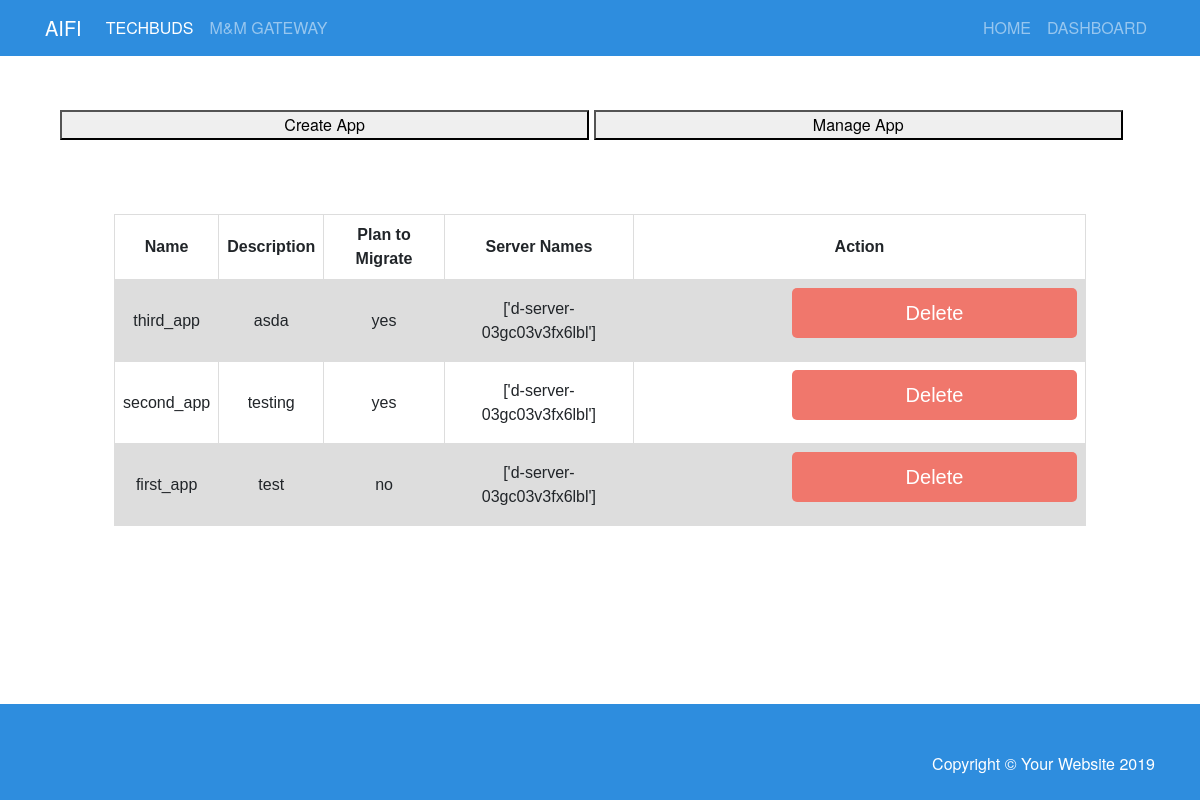
Screenshot of /aws/manageapp/ with the database file from the repository.
### aws/models.py (models this page shows, shortened)
class AppsDescription(db.Model):
    aws_response = aws_list_conf_api_call()
    server_response = aws_server_list_conf()
    SERVER_CHOICES = []
    for i in server_response:
        SERVER_CHOICES.append(('{lower}'.format(lower=i), '{upper}'.format(upper=i)), )
    CHOICES = [("yes", "YES"),
               ("no", "NO")]
    OPTIONS = list()
    for apps in aws_response:
        OPTIONS.append(('{name1}'.format(name1=apps), '{name2}'.format(name2=apps)), )
    name = db.CharField(max_length=256, unique=True)
    description = db.TextField()
    plan_to_migrate = db.CharField(choices=CHOICES, max_length=256)
    server_names = db.TextField(null=True)
    create_app_response = db.TextField(null=True)

### aws/views.py (the view)
# urls.py: path('manageapp/', views.manageapp, name="manageapp"),
def manageapp(request):
    if request.method == "POST":
        app_name = request.POST.get('appname')
        AppsDescription.objects.filter(name=app_name).first().delete()
    apps = AppsDescription.objects.order_by("-id")
    return render(request, "manageapp.html", {"apps":apps})

### templates/manageapp.html (shortened to what this page needs)
{% extends "base.html" %}
{% block content %}
<p>&nbsp;</p>
<a style="align:center" href="{% url 'aws:createapp' %}"><button class="button2">Create App</button></a>
<a style="align:center" href="{% url 'aws:manageapp' %}"><button class="button2">Manage App</button></a>
<p>&nbsp;</p>
<div class="server_table">
<table>
  <tr>
    <th style="text-align:center">Name</th>
    <th style="text-align:center">Description</th>
    <th style="text-align:center">Plan to Migrate</th>
    <th style="text-align:center">Server Names</th>
    <th style="text-align:center">Action</th>
  </tr>
  {% for app in apps %}
  <tr>
    <td style="text-align:center">{{ app.name }}</td>
    <td style="text-align:center">{{ app.description }}</td>
    <td style="text-align:center">{{ app.plan_to_migrate }}</td>
    <td style="text-align:center">{{ app.server_names }}</td>
    <td>
      <form  method="POST" >
      <input type="submit" onclick="return confirm('Are you sure you want to delete this app?')" value="Delete">
      </form>
    </td>
  </tr>
  {% endfor %}
</table>
</div>
{% endblock %}

### static/css/small-business.css (style rules this page uses)
html { position: relative; min-height: 100%; }
@media (min-width: 992px) { body { padding-top: 20px; } }
body { padding-top: 20px; font-family: Helvetica Neue; }
input, textarea, select { width: 285px; height: 30px; margin-bottom: 15px; padding-left:10px; font-size: 15px; background:#fff; border: 1px solid #ccc; border-radius: 4px; }
input, textarea, select :focus { border-color:#6e8095; outline: none; }
input[type="button"], input[type="submit"] { width: 285px; height: 50px; padding: 0; font-size: 20px; color: #fff; text-align: center; background: #f0776c; border: 0; border-radius: 5px; cursor: pointer; outline:0; float: left; margin-left:150px; }
form { display: block; margin-bottom: 50px;; }

### templates/base.html (style rules this page uses)
.button2 { width: 49%; }
.server_table { width: 90%; margin: 50px auto; }
table { font-family: arial, sans-serif; border-collapse: collapse; width: 100%; align-items: left; }
td, th { border: 1px solid #dddddd; text-align: left; padding: 8px; }
tr:nth-child(even) { background-color: #dddddd; }

### rows the page displays
AppsDescription: name "third_app", description "asda", plan_to_migrate "yes", server_names "['d-server-03gc03v3fx6lbl']"
AppsDescription: name "second_app", description "testing", plan_to_migrate "yes", server_names "['d-server-03gc03v3fx6lbl']"
AppsDescription: name "first_app", description "test", plan_to_migrate "no", server_names "['d-server-03gc03v3fx6lbl']"
